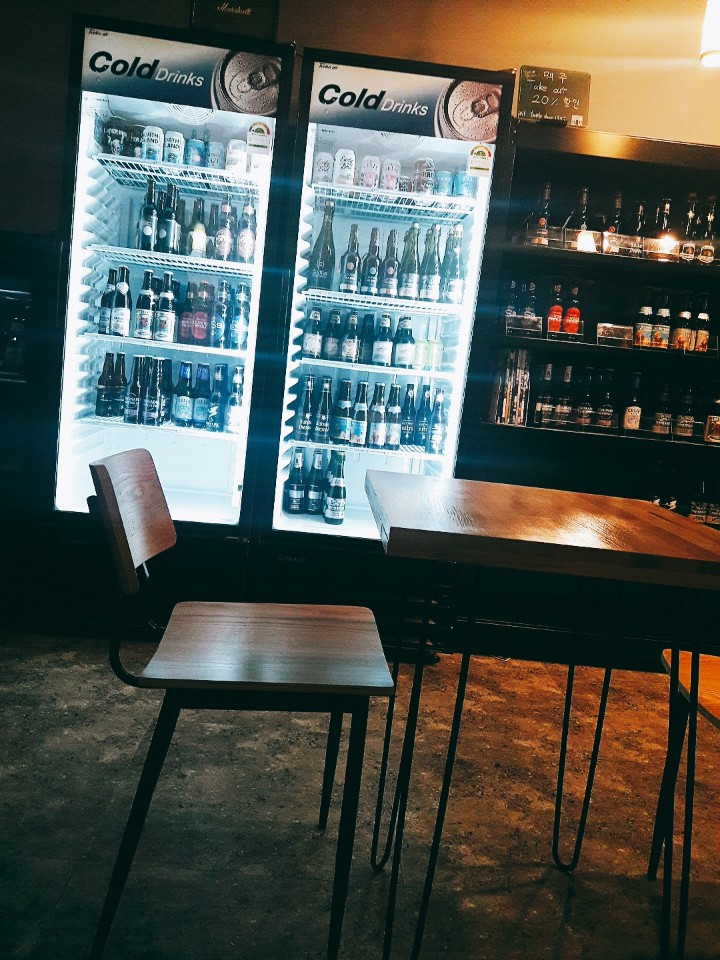
#> input picture 1_Basic_Image_Processing/img/alcohol2.jpg, 720 x 960 px
$ jupyter execute --allow-errors 3_Numpy.ipynb
#> lines starting #> are read from the running program, lines starting #| are printed output that depends on the picture
# 3. Numpy
- A number of arrays (vectors, matrices, images), linear algebra

## 0. Import Packages

[cell 1]
from numpy import array
from PIL import *
from pylab import *
import os
import pickle
from IPython.display import display, Math, Latex

#> (the rest of this cell did not finish here and is left out)

## 1. Array

[cell 2]
img = array(Image.open('img/alcohol2.jpg'))
#> img is the input picture: shape (960, 720, 3); mean R, G, B 77.6, 84.5, 78.1
print("Shape of img :", img.shape)
#| Shape of img : (960, 720, 3)
print("Type of img :", img.dtype)
#| Type of img : uint8

[cell 3]
img_gray = array(Image.open("img/alcohol2.jpg").convert('L'), 'f')  # float
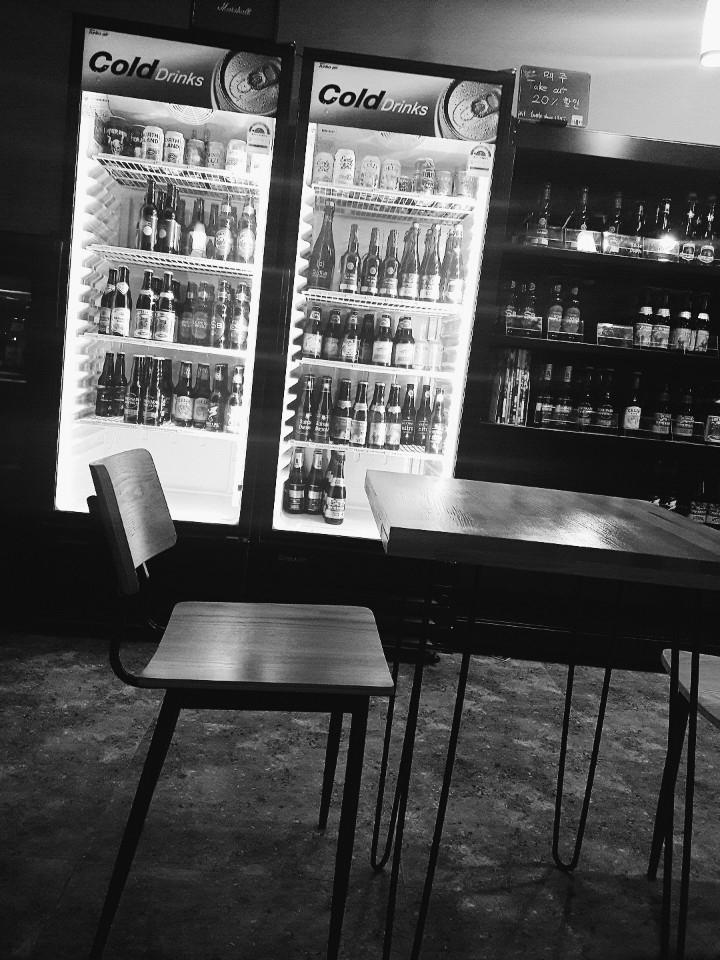
#> img_gray: shape (960, 720) float32; min 1, max 255, mean 81.7
print("Shape of img :", img_gray.shape)
#| Shape of img : (960, 720)
print("Type of img :", img_gray.dtype)
#| Type of img : float32

[cell 4]
# value = img[i, j, k]

# img[i, :] = img[j, :]     # set row i with row j
# img[:, i] = 100     # set all columns i to 100
# img[:100, :50].sum()     # sum of the first 100 rows and 50 columns
# img[50:100, 50:100]     # row 50-100, coi 50-100
# img[i].mean()     # average of row i
# img[:, -1]     # last column
# img[ -2, :] (or img[-2])     # second to last row

## 2. Graylevel Transforms

[cell 5]
img = array(Image.open("img/alcohol2.jpg").convert('L'))
#> img: shape (960, 720)

img1 = 255 - img  # invert graylevels
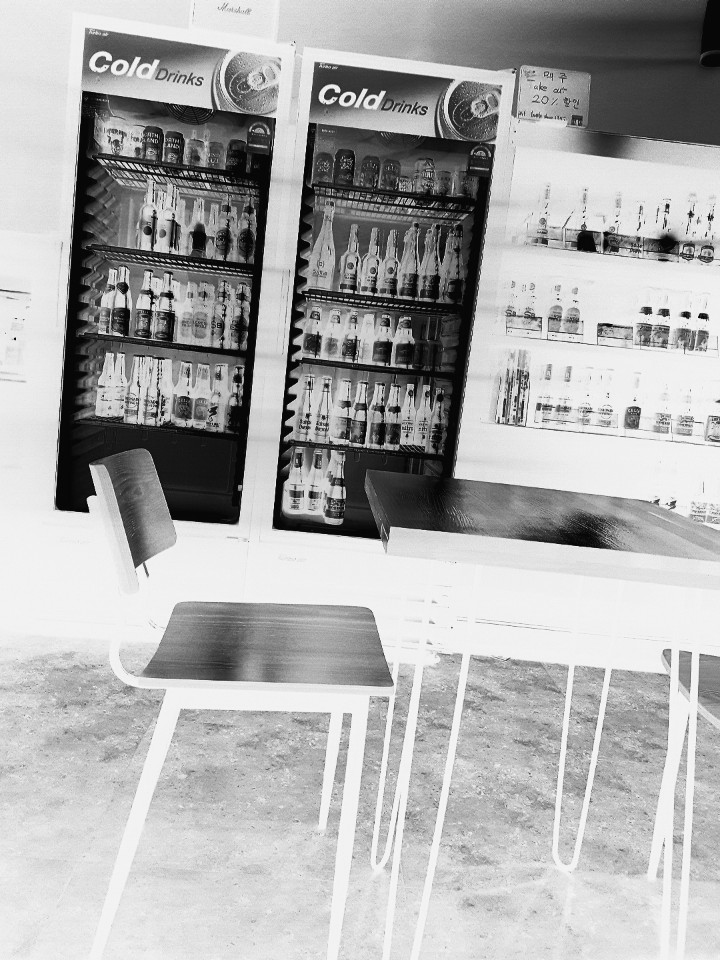
#> img1: shape (960, 720); min 0, max 254, mean 173.3
img2 = (100/255) * img + 100  # 100...200
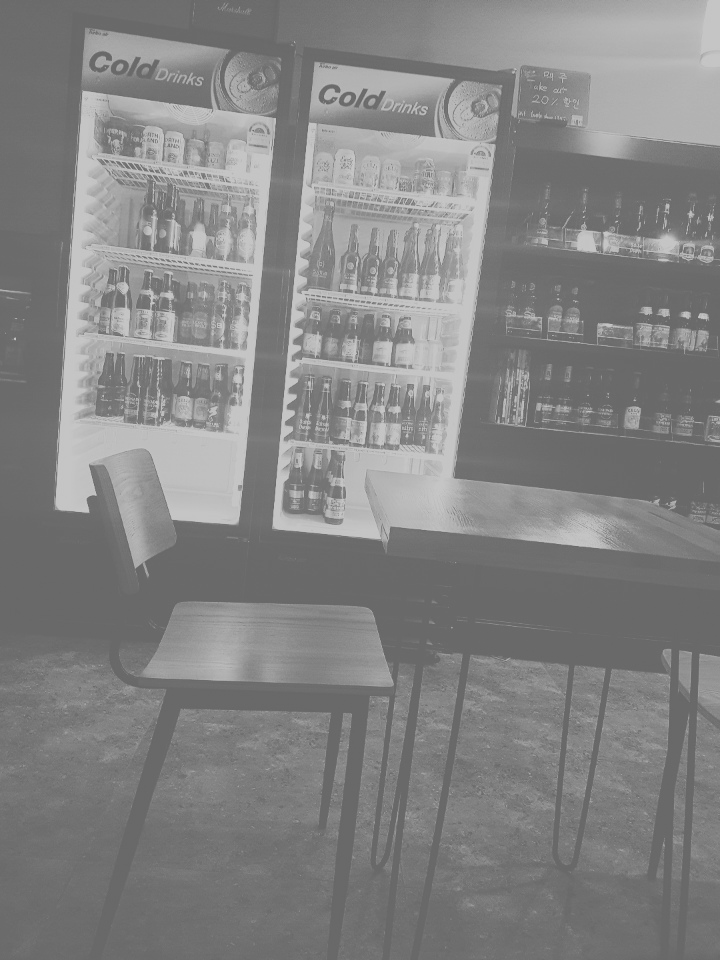
#> img2: shape (960, 720) float64; min 100.4, max 200, mean 132
img3 = 255 * (img/255) ** 2  # quadratic ft
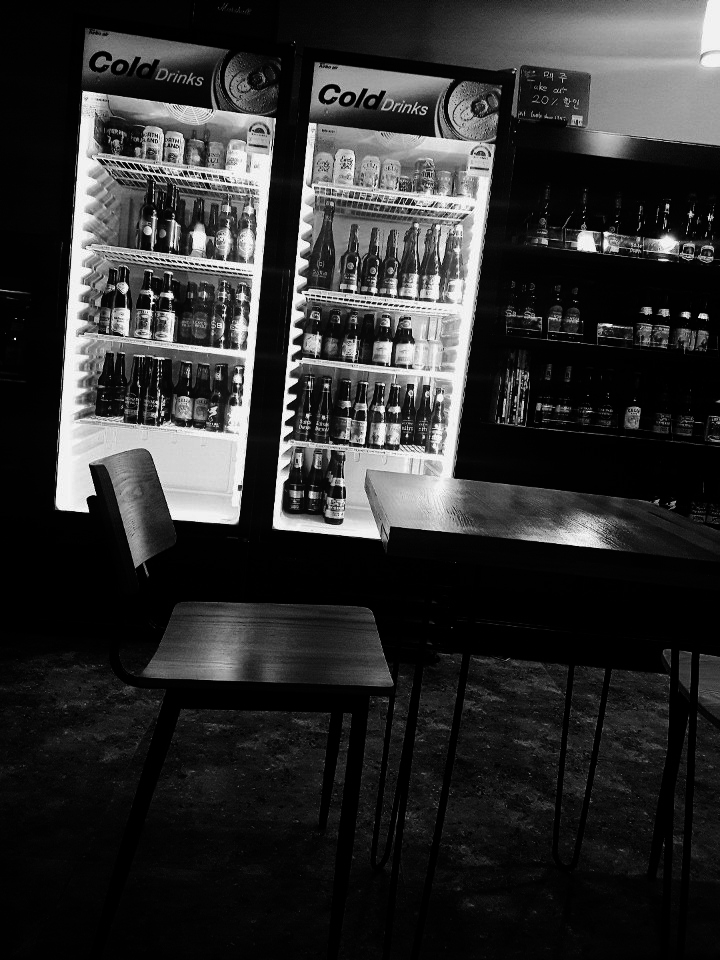
#> img3: shape (960, 720) float64; min 0.00392, max 255, mean 46.8

print("[0] :", img.min(), img.max())
#| [0] : 1 255
print("[1] :", img1.min(), img1.max())
#| [1] : 0 254
print("[2] :", int(img2.min()), int(img2.max()))
#| [2] : 100 200
print("[3] :", int(img3.min()), int(img3.max()))
#| [3] : 0 255

[cell 6]
rcParams["figure.figsize"] = (14,4)

figure()
#> (this line was passed over: IPython is not available in this run)
subplot(1,4,1)
#> (this line was passed over: IPython is not available in this run)

imshow(img, cmap='gray')
#> (this line was passed over: IPython is not available in this run)
title("Original")
#> (this line was passed over: IPython is not available in this run)
axis("off")
#> (this line was passed over: IPython is not available in this run)

subplot(1,4,2)
#> (this line was passed over: IPython is not available in this run)
imshow(img2, cmap='gray')
#> (this line was passed over: IPython is not available in this run)

$ run again, with 1_Basic_Image_Processing/img/cat.jpg copied over 1_Basic_Image_Processing/img/alcohol2.jpg
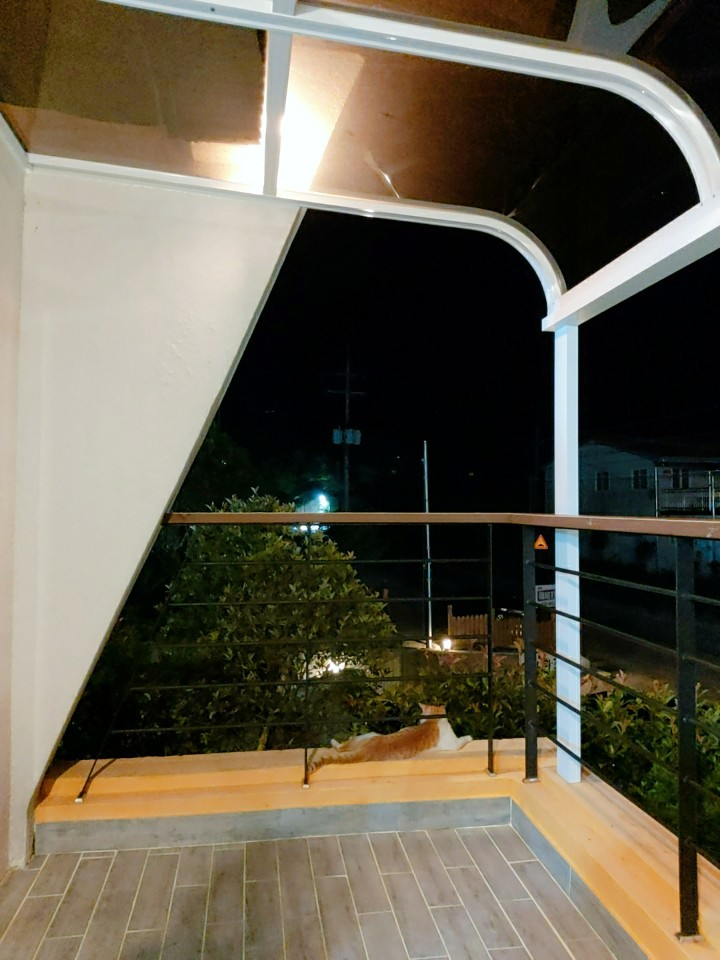
#> input picture 1_Basic_Image_Processing/img/cat.jpg, 720 x 960 px
#> img is the input picture: shape (960, 720, 3); mean R, G, B 101.2, 94.3, 78
#| Shape of img : (960, 720, 3)
#| Type of img : uint8
#| Shape of img : (960, 720)
#| Type of img : float32
#> img: shape (960, 720)
#> `img2 = (100/255) * img + 100`:
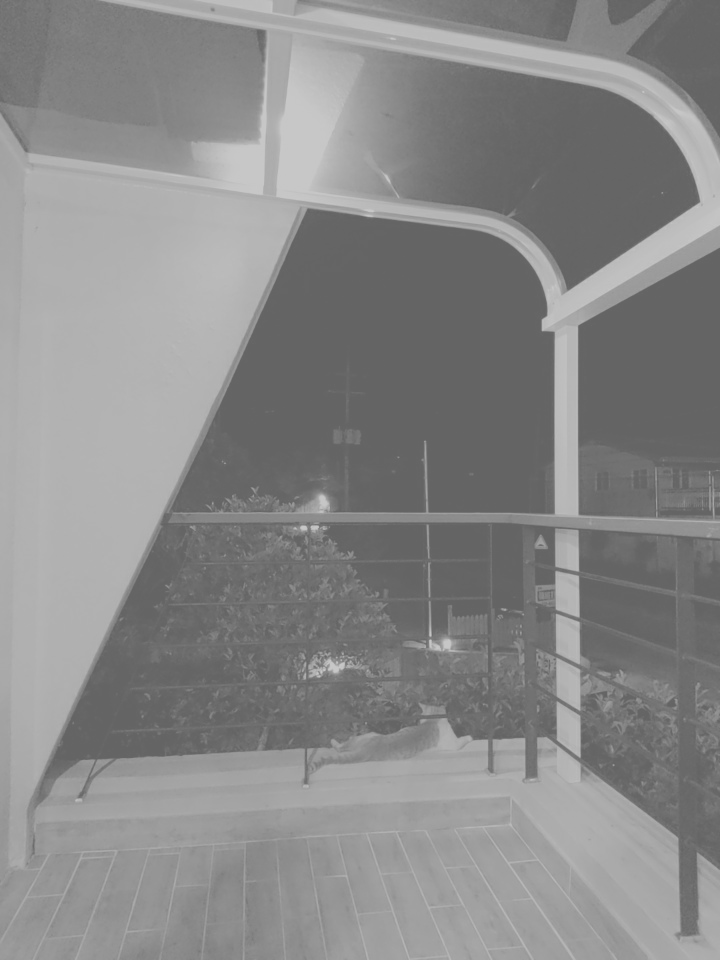
#> img2: shape (960, 720) float64; min 100, max 200, mean 137
#> `img3 = 255 * (img/255) ** 2`:
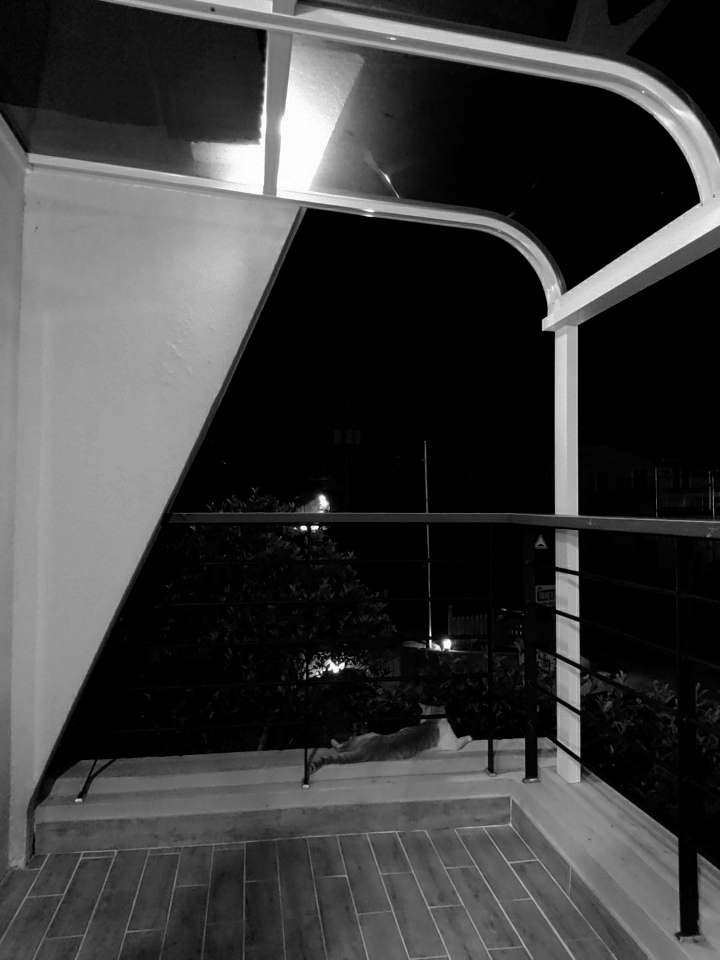
#> img3: shape (960, 720) float64; min 0, max 255, mean 60.4
#| [0] : 0 255
#| [1] : 0 255
#| [2] : 100 200
#| [3] : 0 255
